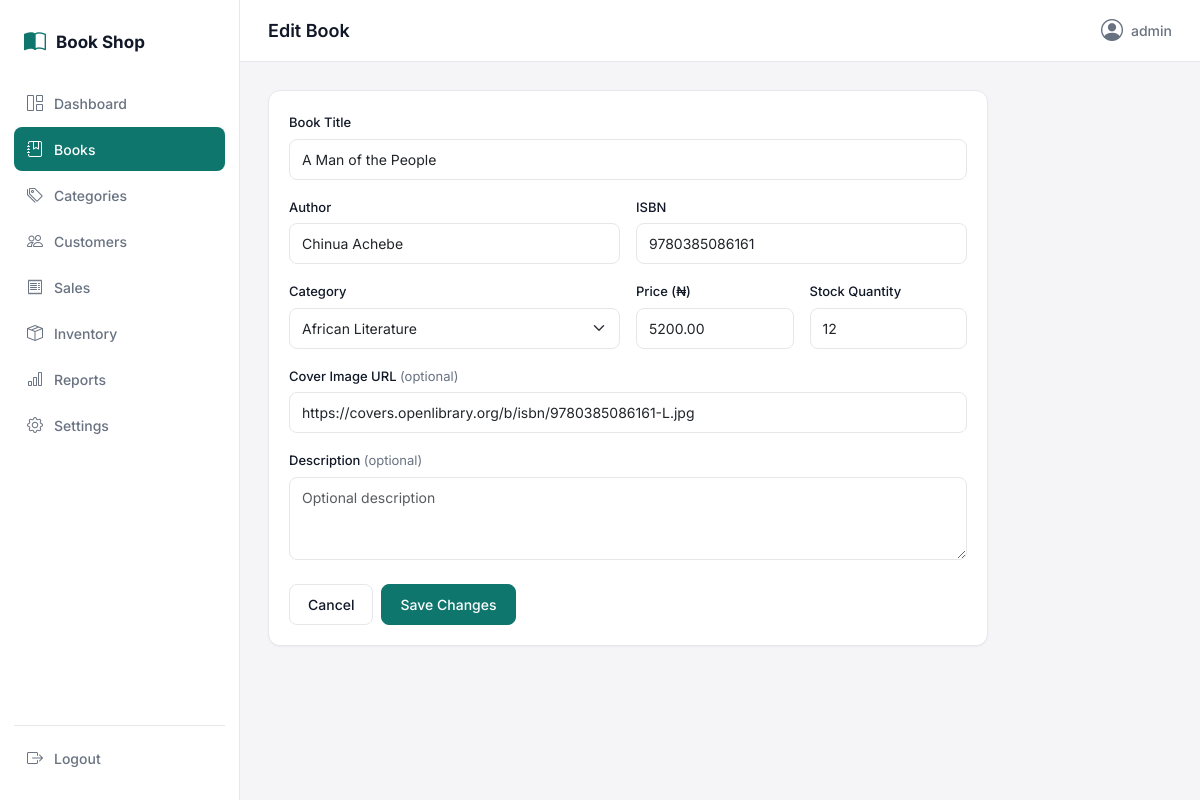
The app's page /books/9/edit/ (signed in) with its own data.
### shop/models.py (models this page shows, shortened)
class Book(models.Model):
    title = models.CharField(max_length=255)
    author = models.CharField(max_length=255)
    isbn = models.CharField(max_length=13, unique=True, validators=[isbn_validator])
    category = models.ForeignKey(Category, on_delete=models.PROTECT, related_name="books")
    price = models.DecimalField(max_digits=10, decimal_places=2, validators=[MinValueValidator(0)])
    quantity = models.PositiveIntegerField(default=0, validators=[MinValueValidator(0)])
    description = models.TextField(blank=True)
    cover_image_url = models.URLField(max_length=500, blank=True)
    created_at = models.DateTimeField(auto_now_add=True)
    updated_at = models.DateTimeField(auto_now=True)
    class Meta:
        ordering = ["title"]

### shop/views.py (the view)
# urls.py: path("books/<int:pk>/edit/", views.book_edit, name="book_edit"),
@login_required
def book_edit(request, pk):
    book = get_object_or_404(Book, pk=pk)
    if request.method == "POST":
        form = BookForm(request.POST, instance=book)
        if form.is_valid():
            form.save()
            messages.success(request, "Book updated successfully.")
            return redirect("book_detail", pk=book.pk)
    else:
        form = BookForm(instance=book)
    return render(request, "books/book_form.html", {
        "active_nav": "books", "form": form, "is_edit": True, "book": book,
    })

### shop/forms.py (shortened to what this page needs)
class BookForm(forms.ModelForm):
    class Meta:
        model = Book
        fields = ["title", "author", "isbn", "category", "price", "quantity", "description", "cover_image_url"]
        widgets = {
            "title": forms.TextInput(attrs={"class": "form-control", "placeholder": "Enter book title"}),
            "author": forms.TextInput(attrs={"class": "form-control", "placeholder": "Enter author name"}),
            "isbn": forms.TextInput(attrs={"class": "form-control", "placeholder": "e.g. 9780132350884"}),
            "category": forms.Select(attrs={"class": "form-select"}),
            "price": forms.NumberInput(attrs={"class": "form-control", "placeholder": "Enter price", "step": "0.01", "min": "0"}),
            "quantity": forms.NumberInput(attrs={"class": "form-control", "placeholder": "Enter stock quantity", "min": "0"}),
            "description": forms.Textarea(attrs={"class": "form-control", "rows": 3, "placeholder": "Optional description"}),
            "cover_image_url": forms.URLInput(attrs={"class": "form-control", "placeholder": "https://... (optional cover image URL)"}),
        }

### shop/models.py (called while the page is built)
    def __str__(self):
        return self.name

### templates/books/book_form.html (shortened to what this page needs)
{% extends "base.html" %}
{% block page_title %}{% if is_edit %}Edit Book{% else %}Add Book{% endif %}{% endblock %}
{% block content %}
<div class="card-surface" style="max-width: 720px;">
    <form method="post">
        <div class="row g-3">
            <div class="col-12">
                <label class="form-label">Book Title</label>
                {{ form.title }}
            </div>
            <div class="col-12 col-md-6">
                <label class="form-label">Author</label>
                {{ form.author }}
            </div>
            <div class="col-12 col-md-6">
                <label class="form-label">ISBN</label>
                {{ form.isbn }}
            </div>
            <div class="col-12 col-md-6">
                <label class="form-label">Category</label>
                {{ form.category }}
            </div>
            <div class="col-6 col-md-3">
                <label class="form-label">Price (₦)</label>
                {{ form.price }}
            </div>
            <div class="col-6 col-md-3">
                <label class="form-label">Stock Quantity</label>
                {{ form.quantity }}
            </div>
            <div class="col-12">
                <label class="form-label">Cover Image URL <span class="text-secondary-custom fw-normal">(optional)</span></label>
                {{ form.cover_image_url }}
            </div>
            <div class="col-12">
                <label class="form-label">Description <span class="text-secondary-custom fw-normal">(optional)</span></label>
                {{ form.description }}
            </div>
        </div>
        <div class="d-flex gap-2 mt-4">
            <a href="{% url 'book_list' %}" class="btn btn-outline-plain">Cancel</a>
            <button type="submit" class="btn btn-primary-custom">{% if is_edit %}Save Changes{% else %}Save Book{% endif %}</button>
        </div>
    </form>
</div>
{% endblock %}

### templates/base.html (shortened to what this page needs)
{% load static %}
<!DOCTYPE html>
<html lang="en">
<head>
    <link href="https://cdn.jsdelivr.net/npm/bootstrap@5.3.3/dist/css/bootstrap.min.css" rel="stylesheet">
    <link href="https://cdn.jsdelivr.net/npm/bootstrap-icons@1.11.3/font/bootstrap-icons.css" rel="stylesheet">
    <link rel="stylesheet" href="{% static 'css/style.css' %}">
</head>
<body>
{% if user.is_authenticated %}
<div class="app-shell">
    <aside class="sidebar" id="sidebar">
        <div class="sidebar-brand">
            <i class="bi bi-book-half"></i>
            <span>Book Shop</span>
        </div>
        <nav class="sidebar-nav">
            <a href="{% url 'dashboard' %}" class="nav-link {% if active_nav == 'dashboard' %}active{% endif %}">
                <i class="bi bi-grid-1x2"></i> Dashboard
            </a>
            <a href="{% url 'book_list' %}" class="nav-link {% if active_nav == 'books' %}active{% endif %}">
                <i class="bi bi-journal-bookmark"></i> Books
            </a>
            <a href="{% url 'category_list' %}" class="nav-link {% if active_nav == 'categories' %}active{% endif %}">
                <i class="bi bi-tags"></i> Categories
            </a>
            <a href="{% url 'customer_list' %}" class="nav-link {% if active_nav == 'customers' %}active{% endif %}">
                <i class="bi bi-people"></i> Customers
            </a>
            <a href="{% url 'sale_list' %}" class="nav-link {% if active_nav == 'sales' %}active{% endif %}">
                <i class="bi bi-receipt"></i> Sales
            </a>
            <a href="{% url 'inventory_overview' %}" class="nav-link {% if active_nav == 'inventory' %}active{% endif %}">
                <i class="bi bi-box-seam"></i> Inventory
            </a>
            <a href="{% url 'sales_report' %}" class="nav-link {% if active_nav == 'reports' %}active{% endif %}">
                <i class="bi bi-bar-chart"></i> Reports
            </a>
            <a href="{% url 'settings_page' %}" class="nav-link {% if active_nav == 'settings' %}active{% endif %}">
                <i class="bi bi-gear"></i> Settings
            </a>
        </nav>
        <form method="post" action="{% url 'logout' %}" class="sidebar-logout">
            <button type="submit" class="nav-link logout-btn">
                <i class="bi bi-box-arrow-right"></i> Logout
            </button>
        </form>
    </aside>
    <div class="main-area">
        <header class="topbar">
            <div class="topbar-title">{% block page_title %}{% endblock %}</div>
            <div class="topbar-user">
                <i class="bi bi-person-circle"></i> {{ user.get_username }}
            </div>
        </header>
        <main class="content">
            {% block content %}{% endblock %}
        </main>
    </div>
</div>
{% else %}
    {% block auth_content %}{% endblock %}
{% endif %}
</body>
</html>

### static/css/style.css (style rules this page uses)
:root { --color-primary: #0F766E; --color-primary-hover: #0C5C56; --color-primary-light: #E6F2F1; --color-bg: #FFFFFF; --color-surface: #F5F5F7; --color-border: #E5E7EB; --color-text: #111827; --color-text-secondary: #687280; --color-success: #15803D; --color-success-bg: #EAF7EE; --color-warning: #B45309; --color-warning-bg: #FEF3E2; --color-danger: #B91C1C; --color-danger-bg: #FDECEC; --radius: 12px; --radius-sm: 8px; --shadow-sm: 0 1px 2px rgba(17, 24, 39, 0.04); --shadow-md: 0 4px 12px rgba(17, 24, 39, 0.06); }
* { box-sizing: border-box; }
body { font-family: "Inter", "SF Pro Display", -apple-system, BlinkMacSystemFont, sans-serif; background-color: var(--color-surface); color: var(--color-text); font-size: 14px; line-height: 1.5; }
.text-secondary-custom { color: var(--color-text-secondary); }
.app-shell { display: flex; min-height: 100vh; }
.sidebar { width: 240px; background: var(--color-bg); border-right: 1px solid var(--color-border); display: flex; flex-direction: column; padding: 20px 14px; position: sticky; top: 0; height: 100vh; flex-shrink: 0; }
.sidebar-brand { display: flex; align-items: center; gap: 10px; font-weight: 700; font-size: 17px; padding: 6px 10px 22px 10px; color: var(--color-text); }
.sidebar-brand i { color: var(--color-primary); font-size: 22px; }
.sidebar-nav { display: flex; flex-direction: column; gap: 2px; flex-grow: 1; }
.sidebar .nav-link { display: flex; align-items: center; gap: 10px; padding: 10px 12px; border-radius: var(--radius-sm); color: var(--color-text-secondary); font-weight: 500; font-size: 14px; transition: background-color .15s ease, color .15s ease; }
.sidebar .nav-link i { font-size: 16px; width: 18px; text-align: center; }
.sidebar .nav-link.active { background: var(--color-primary); color: #fff; }
.sidebar-logout { margin-top: auto; padding-top: 10px; border-top: 1px solid var(--color-border); }
.logout-btn { background: none; border: none; width: 100%; text-align: left; cursor: pointer; }
.main-area { flex-grow: 1; min-width: 0; display: flex; flex-direction: column; }
.topbar { background: var(--color-bg); border-bottom: 1px solid var(--color-border); padding: 14px 28px; display: flex; align-items: center; justify-content: space-between; gap: 16px; position: sticky; top: 0; z-index: 10; }
.topbar-title { font-weight: 600; font-size: 18px; }
.topbar-user { display: flex; align-items: center; gap: 8px; font-weight: 500; color: var(--color-text-secondary); }
.topbar-user i { font-size: 22px; color: var(--color-text-secondary); }
.content { padding: 28px; flex-grow: 1; }
.card-surface { background: var(--color-bg); border: 1px solid var(--color-border); border-radius: var(--radius); box-shadow: var(--shadow-sm); padding: 20px; }
.btn-primary-custom { background: var(--color-primary); border: 1px solid var(--color-primary); color: #fff; border-radius: var(--radius-sm); padding: 9px 18px; font-weight: 500; font-size: 14px; transition: background-color .15s ease; }
.btn-outline-plain { background: #fff; border: 1px solid var(--color-border); color: var(--color-text); border-radius: var(--radius-sm); padding: 9px 18px; font-weight: 500; font-size: 14px; }
.form-label { font-weight: 500; font-size: 13px; color: var(--color-text); margin-bottom: 6px; }
.form-control, .form-select { border: 1px solid var(--color-border); border-radius: var(--radius-sm); padding: 9px 12px; font-size: 14px; }

### records on screen
Book: title "A Man of the People", author "Chinua Achebe", isbn "9780385086161", category "African Literature", price "5200.00", quantity "12", cover_image_url "https://covers.openlibrary.org/b/isbn/9780385086161-L.jpg"

### other values on screen
{{ user.get_username }} "admin"
